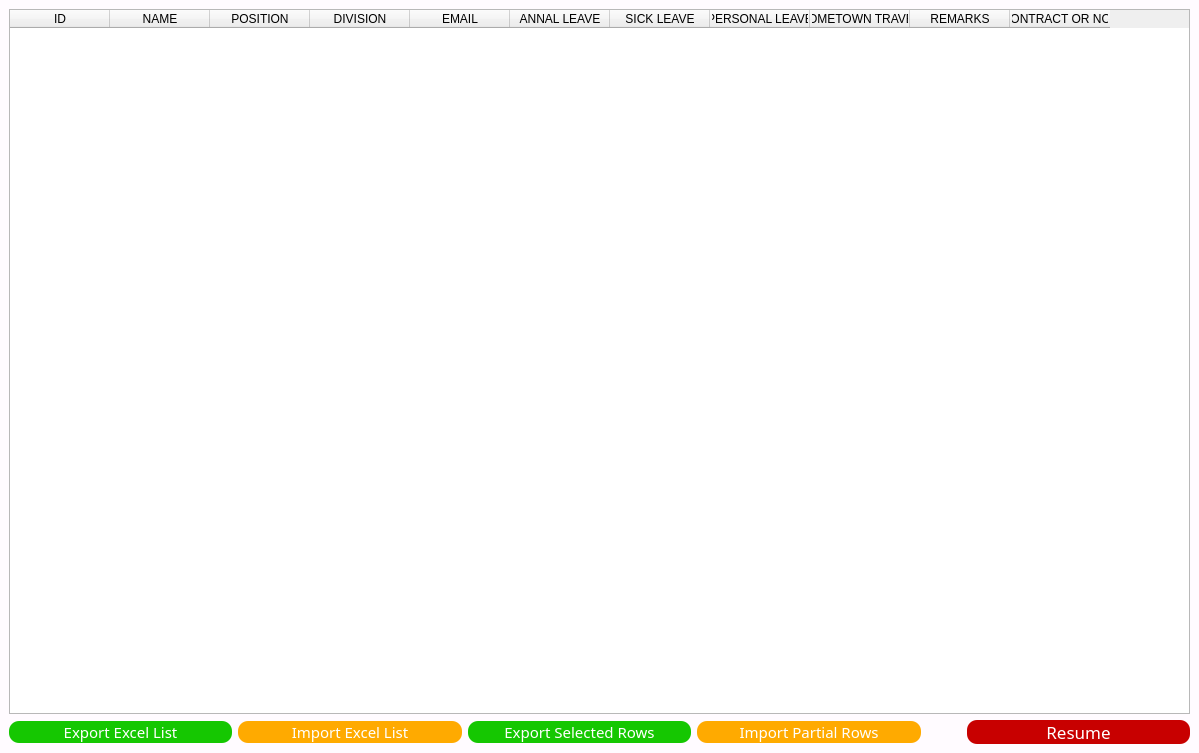
<?xml version="1.0" encoding="UTF-8"?>
<ui version="4.0">
 <class>StaffManage</class>
 <widget class="QMainWindow" name="StaffManage">
  <property name="geometry">
   <rect>
    <x>0</x>
    <y>0</y>
    <width>1199</width>
    <height>753</height>
   </rect>
  </property>
  <property name="windowTitle">
   <string>Staff Management</string>
  </property>
  <property name="styleSheet">
   <string notr="true">QMainWindow
{
	background-color: rgb(255, 251, 255);
}</string>
  </property>
  <widget class="QWidget" name="centralwidget">
   <layout class="QVBoxLayout" name="verticalLayout">
    <item>
     <widget class="QTableWidget" name="tableWidget">
      <property name="editTriggers">
       <set>QAbstractItemView::NoEditTriggers</set>
      </property>
      <property name="selectionBehavior">
       <enum>QAbstractItemView::SelectRows</enum>
      </property>
      <column>
       <property name="text">
        <string>ID</string>
       </property>
      </column>
      <column>
       <property name="text">
        <string>NAME</string>
       </property>
      </column>
      <column>
       <property name="text">
        <string>POSITION</string>
       </property>
      </column>
      <column>
       <property name="text">
        <string>DIVISION</string>
       </property>
      </column>
      <column>
       <property name="text">
        <string>EMAIL</string>
       </property>
      </column>
      <column>
       <property name="text">
        <string>ANNAL LEAVE</string>
       </property>
      </column>
      <column>
       <property name="text">
        <string>SICK LEAVE</string>
       </property>
      </column>
      <column>
       <property name="text">
        <string>PERSONAL LEAVE</string>
       </property>
      </column>
      <column>
       <property name="text">
        <string>HOMETOWN TRAVEL</string>
       </property>
      </column>
      <column>
       <property name="text">
        <string>REMARKS</string>
       </property>
      </column>
      <column>
       <property name="text">
        <string>CONTRACT OR NOT</string>
       </property>
      </column>
     </widget>
    </item>
    <item>
     <layout class="QHBoxLayout" name="horizontalLayout">
      <item>
       <widget class="QPushButton" name="pushButton_2">
        <property name="styleSheet">
         <string notr="true">QPushButton

{
    font-family:Microsoft Yahei;

    font-size:11pt;
 
    color:white;

    background-color:rgb(21, 199, 1);

    border-radius:10px;

}

QPushButton:hover
{
    background-color:rgb(21, 175, 0);
    padding-left:-3px;
    padding-top:-3px;

}


QPushButton:pressed
{  
    background-color:rgb(0, 113, 0);
    padding-left:3px;
    padding-top:3px;
}</string>
        </property>
        <property name="text">
         <string>Export Excel List</string>
        </property>
       </widget>
      </item>
      <item>
       <widget class="QPushButton" name="pushButton_3">
        <property name="styleSheet">
         <string notr="true">QPushButton
{
    font-family:Microsoft Yahei;
    font-size:11pt; 
    color:white;
    background-color:rgb(255, 170, 0);
    border-radius:10px;
}

QPushButton:hover
{
    background-color:rgb(230, 153, 0);
    padding-left:-3px;
    padding-top:-3px;

}

QPushButton:pressed
{
    background-color:rgb(197, 128, 0);
    padding-left:3px;
    padding-top:3px;
}</string>
        </property>
        <property name="text">
         <string>Import Excel List</string>
        </property>
       </widget>
      </item>
      <item>
       <widget class="QPushButton" name="pushButton">
        <property name="styleSheet">
         <string notr="true">QPushButton

{
    font-family:Microsoft Yahei;

    font-size:11pt;
 
    color:white;

    background-color:rgb(21, 199, 1);

    border-radius:10px;

}

QPushButton:hover
{
    background-color:rgb(21, 175, 0);
    padding-left:-3px;
    padding-top:-3px;

}


QPushButton:pressed
{  
    background-color:rgb(0, 113, 0);
    padding-left:3px;
    padding-top:3px;
}</string>
        </property>
        <property name="text">
         <string>Export Selected Rows</string>
        </property>
       </widget>
      </item>
      <item>
       <widget class="QPushButton" name="pushButton_5">
        <property name="styleSheet">
         <string notr="true">QPushButton
{
    font-family:Microsoft Yahei;
    font-size:11pt; 
    color:white;
    background-color:rgb(255, 170, 0);
    border-radius:10px;
}

QPushButton:hover
{
    background-color:rgb(230, 153, 0);
    padding-left:-3px;
    padding-top:-3px;

}

QPushButton:pressed
{
    background-color:rgb(197, 128, 0);
    padding-left:3px;
    padding-top:3px;
}</string>
        </property>
        <property name="text">
         <string>Import Partial Rows</string>
        </property>
       </widget>
      </item>
      <item>
       <spacer name="horizontalSpacer_3">
        <property name="orientation">
         <enum>Qt::Horizontal</enum>
        </property>
        <property name="sizeType">
         <enum>QSizePolicy::Fixed</enum>
        </property>
        <property name="sizeHint" stdset="0">
         <size>
          <width>40</width>
          <height>20</height>
         </size>
        </property>
       </spacer>
      </item>
      <item>
       <widget class="QPushButton" name="pushButton_4">
        <property name="styleSheet">
         <string notr="true">QPushButton
{
    font-family:Microsoft Yahei;
    font-size:13pt;  
    color:white;
    background-color:rgb(200, 0, 0);
    border-radius:10px;
}


QPushButton:hover
{

    background-color:rgb(176, 0, 0);
    padding-left:-3px;
    padding-top:-3px;
}


QPushButton:pressed
{
    background-color:rgb(147, 0, 0);  
    padding-left:3px;
    padding-top:3px;
    font-size:13pt;}</string>
        </property>
        <property name="text">
         <string>Resume</string>
        </property>
       </widget>
      </item>
     </layout>
    </item>
   </layout>
  </widget>
 </widget>
 <resources/>
 <connections/>
</ui>
